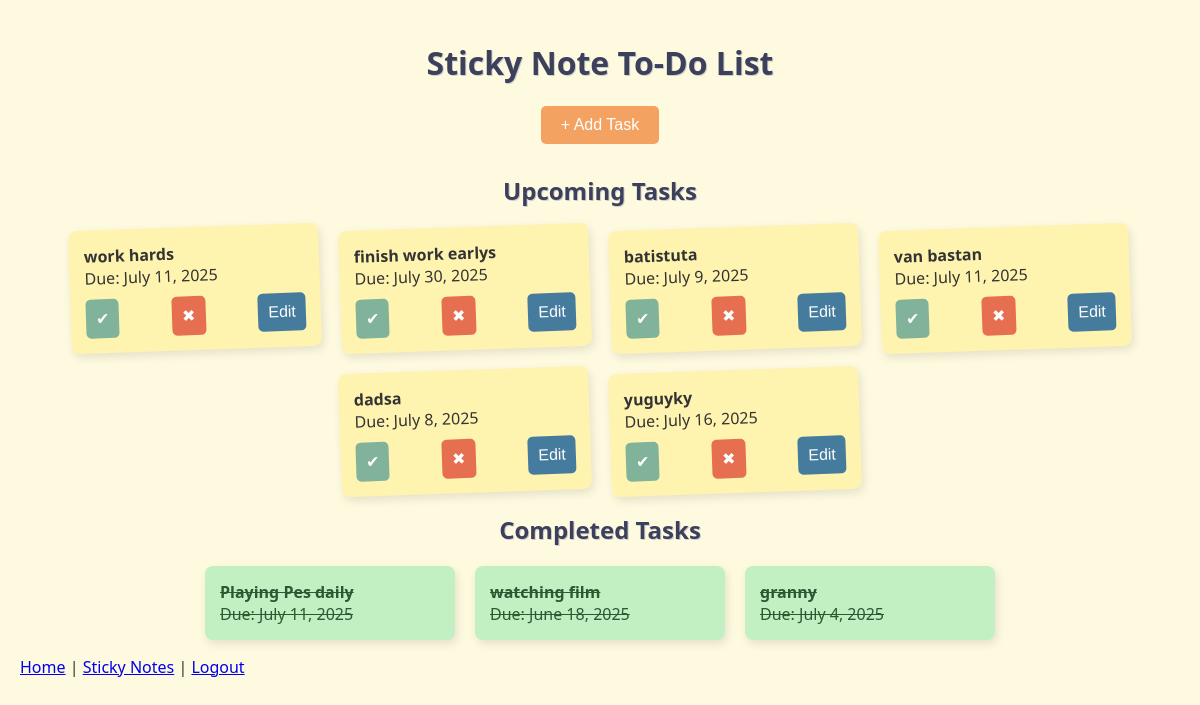
Page /todo/ (signed in) on the earlier database version.
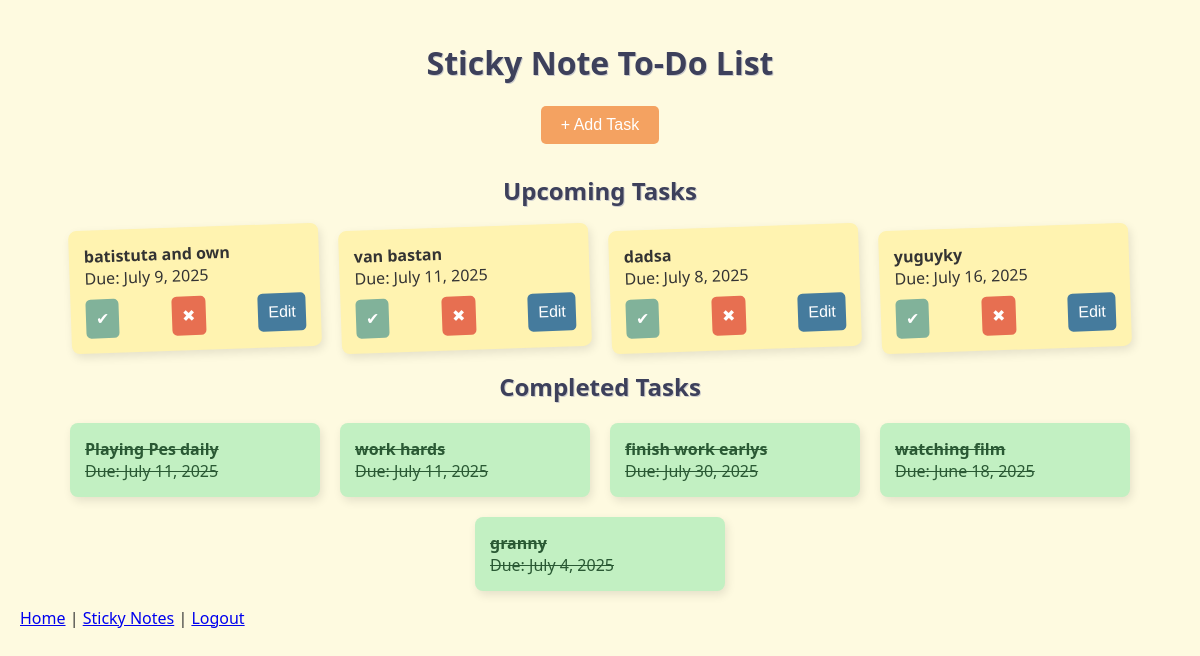
Same page on the later database version.
### todoapp/models.py (models this page shows, shortened)
class TodoTask(models.Model):
    index = models.PositiveIntegerField(default=0)
    title = models.CharField(max_length=512)
    describtion = models.TextField(blank=True, null= True)
    due_date = models.DateField()
    created_at = models.DateField(auto_now=True)
    is_completed = models.BooleanField(default=False)
    user = models.ForeignKey(User, on_delete=models.CASCADE)

### todoapp/views.py (the view)
# urls.py: 2. Add a URL to urlpatterns:  path('', views.home, name='home')
@login_required
def home(request):
    todos = TodoTask.objects.filter(user=request.user, is_completed=False)
    completed_todos = TodoTask.objects.filter(user=request.user, is_completed=True)
    return render(request, 'home.html', {'todos': todos, 'completed_todos': completed_todos})

### templates/home.html (shortened to what this page needs)
{% load static %}
<!DOCTYPE html>
<html>
  <head>
    <link rel="stylesheet" href="{% static 'css/styles.css' %}">
  </head>
  <body>
    <h1>Sticky Note To-Do List</h1>
    <button class="add-button" onclick="document.getElementById('taskModal').style.display='block'">
      + Add Task
    </button>
    <h2>Upcoming Tasks</h2>
    <ul>
      {% for i in todos %}
      <li>
        <strong>{{ i.title }}</strong>
        <div class="due-date">Due: {{ i.due_date|date:"F j, Y" }}</div>
        <div class="task-buttons">
          <a href="{% url 'completed' i.id %}">
            <button class="complete-btn">✔</button>
          </a>
          <a href="{% url 'deleted' i.id %}">
            <button class="delete-btn">✖</button>
          </a>
          <a href="{% url 'edit_todo' i.id %}">
            <button class="edit-btn">Edit</button>
          </a>
        </div>
      </li>
      {% endfor %}
    </ul>
    <h2>Completed Tasks</h2>
    <ul>
      {% for i in completed_todos %}
      <li class="completed">
        <strong>{{ i.title }}</strong>
        <div class="due-date">Due: {{ i.due_date|date:"F j, Y" }}</div>
      </li>
      {% endfor %}
    </ul>
    <a href="{% url 'home' %}">Home</a> |
    <a href="{% url 'sticky_notes' %}">Sticky Notes</a> |
    <a href="{% url 'logout' %}">Logout</a>
  </body>
</html>

Differences in the rows shown:
changed TodoTask: title "batistuta" → "batistuta and own"
changed TodoTask "work hards": moves from the list under "Upcoming Tasks" to the list under "Completed Tasks"
changed TodoTask "finish work earlys": moves from the list under "Upcoming Tasks" to the list under "Completed Tasks"
